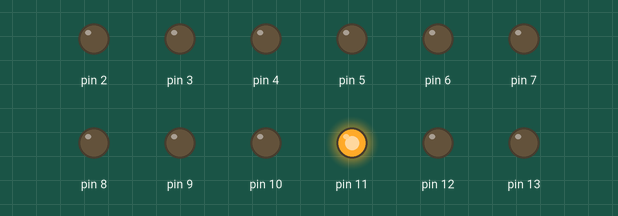
Recording of a sketch running on a simulated Arduino Uno, built with avr-gcc and run on an emulated ATmega328P. Shown: output pins drawn as LEDs (lit = HIGH).

Above: at 0.1 s.
At 4.1 s:
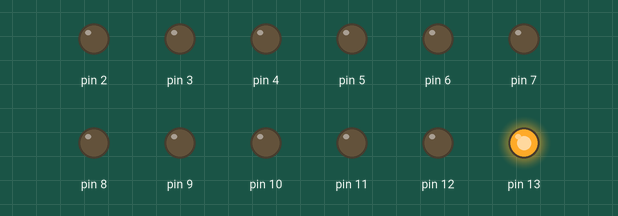
At 12.1 s:
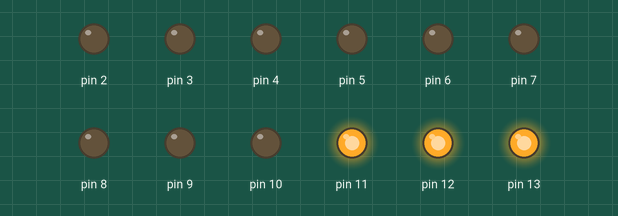
At 19.1 s:
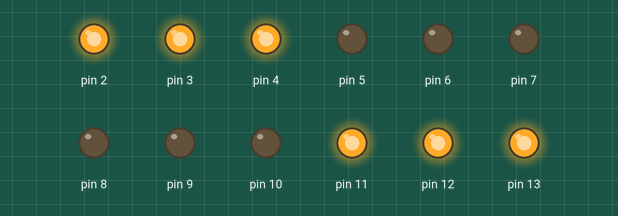
At 25.1 s:
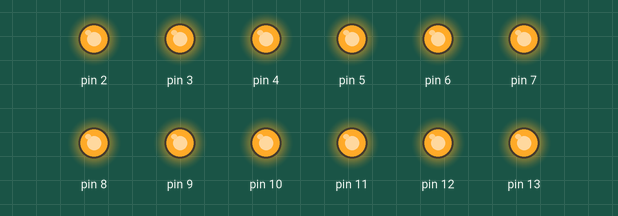
At 35.2 s:
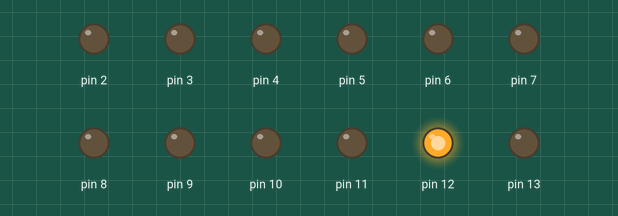
Timing chart, 0 to 40.0 s (numbered marks = the images above):
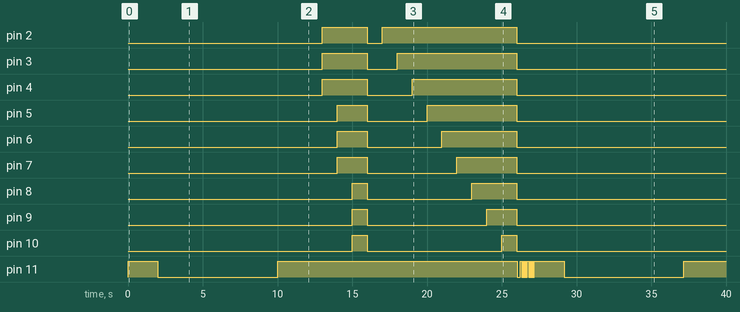

The sketch:

LED_cube.ino
```cpp
//feel free to edit patterns
//red = bottom to right  2-10
//black= left=11
//black= middle=12
//black= right=13
void setup()
{
 for( int i = 2; i <= 13; i++)
  {
   pinMode(i, OUTPUT);
  }
}


void loop()
{

  turnOff();
   for( int i = 11; i <= 13; i++)
  {
   digitalWrite(i, HIGH);
   delay(2000);
    digitalWrite(i, LOW);
  }
   for( int i = 13; i >= 11; i--)
  {
   digitalWrite(i, HIGH);
   delay(2000);
   digitalWrite(i, LOW);
  }
  turnOn();
  delay(1000);
  for(int i=2; i < 11; i++)
  {
    if(i==2)
      {
        digitalWrite(2, HIGH);
        digitalWrite(3, HIGH);
        digitalWrite(4, HIGH);
        delay(1000);
       }
    if(i==5)
      {
        digitalWrite(5, HIGH);
        digitalWrite(6, HIGH);
        digitalWrite(7, HIGH);
        delay(1000);
       }
     if(i==8)
      {
        digitalWrite(8, HIGH);
        digitalWrite(9, HIGH);
        digitalWrite(10, HIGH);
        delay(1000);
  }
  }
  turnOff();
  turnOn();
  delay(1000);
  for (int i = 2; i < 11; i++)
  {
    digitalWrite(i, HIGH);
    delay(1000);
  }

  //---> crazyyy <--
 turnOff();
    for( int i = 11; i <= 13; i++)
  {
   digitalWrite(i, HIGH);
   delay(50);
    digitalWrite(i, LOW);
  }
   for( int i = 13; i >= 11; i--)
  {
   digitalWrite(i, HIGH);
   delay(50);
   digitalWrite(i, LOW);
  }
  turnOn();
  delay(30);
  turnOff();
  delay(100);
    turnOn();
  delay(30);
  turnOff();
  delay(100);
    turnOn();
  delay(30);
  turnOff();
  delay(100);
  turnOn();
  delay(100);
  turnOn();
  delay(30);
  turnOff();
  delay(100);
    turnOn();
  delay(30);
  turnOff();
  delay(100);
    turnOn();
  delay(30);
  turnOff();
  delay(100);
  turnOn();
  turnOff();

  //---> end of crazy :( <--------


}
void turnOff()
{
  for( int i = 2; i <= 13; i++)
  {
   digitalWrite(i, LOW);
  }
}
void turnOn()
{
   for( int i = 11; i <= 13; i++)
  {
   digitalWrite(i, HIGH);
  }
}
```

Measured:
- by itself, pin 2: LOW → HIGH at 13.0 s, → LOW 3.0 s later, → HIGH 1.0 s later, → LOW 9.0 s later
- by itself, pin 3: LOW → HIGH at 13.0 s, → LOW 3.0 s later, → HIGH 2.0 s later, → LOW 8.0 s later
- by itself, pin 4: LOW → HIGH at 13.0 s, → LOW 3.0 s later, → HIGH 3.0 s later, → LOW 7.0 s later
- by itself, pin 5: LOW → HIGH at 14.0 s, → LOW 2.0 s later, → HIGH 4.0 s later, → LOW 6.0 s later
- by itself, pin 6: LOW → HIGH at 14.0 s, → LOW 2.0 s later, → HIGH 5.0 s later, → LOW 5.0 s later
- by itself, pin 7: LOW → HIGH at 14.0 s, → LOW 2.0 s later, → HIGH 6.0 s later, → LOW 4.0 s later
- by itself, pin 8: LOW → HIGH at 15.0 s, → LOW 1.0 s later, → HIGH 7.0 s later, → LOW 3.0 s later
- by itself, pin 9: LOW → HIGH at 15.0 s, → LOW 1.0 s later, → HIGH 8.0 s later, → LOW 2.0 s later
